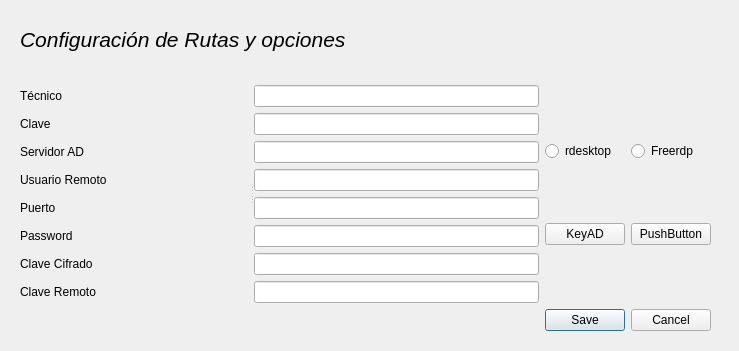
<?xml version="1.0" encoding="UTF-8"?>
<ui version="4.0">
 <class>Configuracion</class>
 <widget class="QDialog" name="Configuracion">
  <property name="geometry">
   <rect>
    <x>0</x>
    <y>0</y>
    <width>739</width>
    <height>351</height>
   </rect>
  </property>
  <property name="windowTitle">
   <string>Dialog</string>
  </property>
  <widget class="QWidget" name="">
   <property name="geometry">
    <rect>
     <x>20</x>
     <y>0</y>
     <width>691</width>
     <height>331</height>
    </rect>
   </property>
   <layout class="QGridLayout" name="gridLayout">
    <item row="0" column="0">
     <widget class="QLabel" name="label_9">
      <property name="font">
       <font>
        <pointsize>16</pointsize>
        <italic>true</italic>
       </font>
      </property>
      <property name="text">
       <string>Configuración de Rutas y opciones</string>
      </property>
     </widget>
    </item>
    <item row="1" column="0">
     <layout class="QHBoxLayout" name="horizontalLayout_3">
      <item>
       <widget class="QSplitter" name="splitter">
        <property name="orientation">
         <enum>Qt::Horizontal</enum>
        </property>
        <widget class="QWidget" name="layoutWidget">
         <layout class="QVBoxLayout" name="verticalLayout_2">
          <item>
           <widget class="QLabel" name="label_4">
            <property name="text">
             <string>Técnico</string>
            </property>
           </widget>
          </item>
          <item>
           <widget class="QLabel" name="label_2">
            <property name="text">
             <string>Clave</string>
            </property>
           </widget>
          </item>
          <item>
           <widget class="QLabel" name="label_7">
            <property name="text">
             <string>Servidor AD</string>
            </property>
           </widget>
          </item>
          <item>
           <widget class="QLabel" name="label">
            <property name="text">
             <string>Usuario Remoto</string>
            </property>
           </widget>
          </item>
          <item>
           <widget class="QLabel" name="label_8">
            <property name="text">
             <string>Puerto</string>
            </property>
           </widget>
          </item>
          <item>
           <widget class="QLabel" name="label_3">
            <property name="text">
             <string>Password</string>
            </property>
           </widget>
          </item>
          <item>
           <widget class="QLabel" name="label_5">
            <property name="text">
             <string>Clave Cifrado</string>
            </property>
           </widget>
          </item>
          <item>
           <widget class="QLabel" name="label_6">
            <property name="text">
             <string>Clave Remoto</string>
            </property>
           </widget>
          </item>
         </layout>
        </widget>
        <widget class="QWidget" name="layoutWidget">
         <layout class="QVBoxLayout" name="verticalLayout">
          <item>
           <widget class="QLineEdit" name="tecnico">
            <property name="toolTip">
             <string>Nombre de usuario en el dominio del técnico (si_manolito)</string>
            </property>
           </widget>
          </item>
          <item>
           <widget class="QLineEdit" name="clave">
            <property name="toolTip">
             <string>Clave del usuario del tecnico en el dominio</string>
            </property>
            <property name="echoMode">
             <enum>QLineEdit::Password</enum>
            </property>
           </widget>
          </item>
          <item>
           <widget class="QLineEdit" name="servidor">
            <property name="toolTip">
             <string>IP del servidor terminal server donde nos queremos conectar</string>
            </property>
           </widget>
          </item>
          <item>
           <widget class="QLineEdit" name="usuario_remoto">
            <property name="toolTip">
             <string>Usuario administrador de los equipos linux</string>
            </property>
           </widget>
          </item>
          <item>
           <widget class="QLineEdit" name="puerto">
            <property name="toolTip">
             <string>Puerto de acceso ssh en los equipos linux</string>
            </property>
           </widget>
          </item>
          <item>
           <widget class="QLineEdit" name="password">
            <property name="echoMode">
             <enum>QLineEdit::Password</enum>
            </property>
           </widget>
          </item>
          <item>
           <widget class="QLineEdit" name="clave_cifrado">
            <property name="echoMode">
             <enum>QLineEdit::Password</enum>
            </property>
           </widget>
          </item>
          <item>
           <widget class="QLineEdit" name="clave_remoto">
            <property name="echoMode">
             <enum>QLineEdit::Password</enum>
            </property>
           </widget>
          </item>
         </layout>
        </widget>
       </widget>
      </item>
      <item>
       <layout class="QVBoxLayout" name="verticalLayout_3">
        <item>
         <layout class="QHBoxLayout" name="horizontalLayout_2">
          <item>
           <widget class="QRadioButton" name="radioButton">
            <property name="acceptDrops">
             <bool>true</bool>
            </property>
            <property name="autoFillBackground">
             <bool>false</bool>
            </property>
            <property name="text">
             <string>rdesktop</string>
            </property>
           </widget>
          </item>
          <item>
           <widget class="QRadioButton" name="radioButton_2">
            <property name="text">
             <string>Freerdp</string>
            </property>
           </widget>
          </item>
         </layout>
        </item>
        <item>
         <layout class="QHBoxLayout" name="horizontalLayout">
          <item>
           <widget class="QPushButton" name="pushButton_2">
            <property name="toolTip">
             <string>Renueva el token de kerberos</string>
            </property>
            <property name="text">
             <string>KeyAD</string>
            </property>
           </widget>
          </item>
          <item>
           <widget class="QPushButton" name="pushButton">
            <property name="text">
             <string>PushButton</string>
            </property>
           </widget>
          </item>
         </layout>
        </item>
       </layout>
      </item>
     </layout>
    </item>
    <item row="2" column="0">
     <widget class="QDialogButtonBox" name="buttonBox">
      <property name="orientation">
       <enum>Qt::Horizontal</enum>
      </property>
      <property name="standardButtons">
       <set>QDialogButtonBox::Cancel|QDialogButtonBox::Save</set>
      </property>
     </widget>
    </item>
   </layout>
  </widget>
 </widget>
 <resources/>
 <connections>
  <connection>
   <sender>buttonBox</sender>
   <signal>accepted()</signal>
   <receiver>Configuracion</receiver>
   <slot>accept()</slot>
   <hints>
    <hint type="sourcelabel">
     <x>248</x>
     <y>254</y>
    </hint>
    <hint type="destinationlabel">
     <x>157</x>
     <y>274</y>
    </hint>
   </hints>
  </connection>
  <connection>
   <sender>buttonBox</sender>
   <signal>rejected()</signal>
   <receiver>Configuracion</receiver>
   <slot>reject()</slot>
   <hints>
    <hint type="sourcelabel">
     <x>316</x>
     <y>260</y>
    </hint>
    <hint type="destinationlabel">
     <x>286</x>
     <y>274</y>
    </hint>
   </hints>
  </connection>
 </connections>
</ui>
